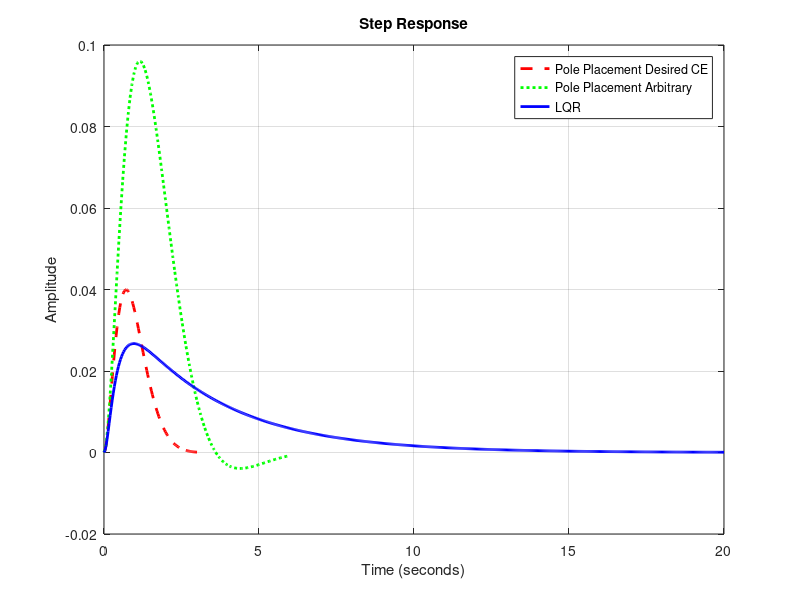

Write MATLAB code to recreate this figure.
%Final Exam Problem 1
clear;clc;close all;

%Parameters
J1 = 1;
J2 = 0.1;
k = 0.091;
b = 0.0036;

%State Space Model
A = [0 1/J1 -1/J2;-k -b/J1 b/J2;k b/J1 -b/J2];
B = [0;1;0];
C = [1 0 0];
D = 0;
sys = ss(A,B,C,D);

%Stability and Controllability
isstable(sys)  % same as checking for negative real values for eigs of A
rank(ctrb(sys))

%Pole placement design------------------------------------------------
%Desired closed loop poles, solve for K
%Find K based on desired characteristic equation
coeff = [1 7.2 20.52 21.6];
P1 = roots(coeff);
K1 = place(A,B,P1);
%Find K using arbitrary pole locations as estimate
P2 = [-1+1i -1-1i -3];
K2 = place(A,B,P2);

%Check stability of closed loop system, also unit step response
Acl1 = A-B*K1;
syscl1 = ss(Acl1,B,C,D);
isstable(syscl1)
[y1,t] = step(syscl1);
plot(t,y1,'r--','LineWidth',2)
hold on

Acl2 = A-B*K2;
syscl2 = ss(Acl2,B,C,D);
isstable(syscl2)
[y2,t] = step(syscl2);
plot(t,y2,'g:','LineWidth',2)
hold on

%LQR design------------------------------------------------------------
Q = [10 0 0;
     0 1 0;
     0 0 1];
R = 0.01;
K_opt = lqr(sys,Q,R);
sys_opt = ss((A-B*K_opt),B,C,D);
isstable(sys_opt)
[y3,t] = step(sys_opt);
plot(t,y3,'b','LineWidth',2)

xlabel('Time (seconds)')
ylabel('Amplitude')
title('Step Response')
grid on
legend('Pole Placement Desired CE','Pole Placement Arbitrary','LQR')